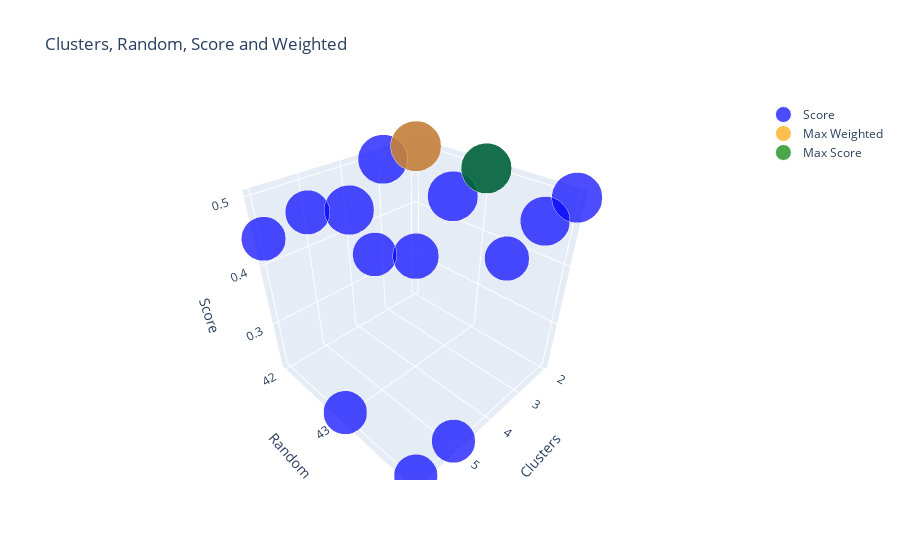

Source (notebook cell):
### Markdown cell above
### Visualization of validation result

### Code cell
# to draw live diagram to show the most accuracy data
max_acc_idx = eval_result['Weighted'].idxmax()
max_score_idx = eval_result['Score'].idxmax()

# 3D scatter plot
fig = go.Figure(data=[
        go.Scatter3d(
            x=eval_result['Clusters'],
            y=eval_result['Random'],
            z=eval_result['Score'],
            mode='markers',
            marker=dict(size=eval_result['Weighted']*50, color='blue'),
            hoverinfo='text',
            hovertext=[f"Weighted: {acc:.2f}%" for acc in eval_result['Weighted']*100],
            name="Score",),
        go.Scatter3d(
            x=[eval_result.loc[max_acc_idx, 'Clusters']],
            y=[eval_result.loc[max_acc_idx, 'Random']],
            z=[eval_result.loc[max_acc_idx, 'Score']],
            mode='markers',
            marker=dict(
                size=[eval_result.loc[max_acc_idx, 'Weighted']*50], 
                color='orange', 
                symbol='circle',
                line=dict(width=1)
            ),
            hoverinfo='text',
            hovertext=[f"Max Weighted: {eval_result.loc[max_acc_idx, 'Weighted']*100:.2f}%"],
            name="Max Weighted",),
        go.Scatter3d(
            x=[eval_result.loc[max_score_idx, 'Clusters']],
            y=[eval_result.loc[max_score_idx, 'Random']],
            z=[eval_result.loc[max_score_idx, 'Score']],
            mode='markers',
            marker=dict(
                size=[eval_result.loc[max_score_idx, 'Weighted']*50], 
                color='green', 
                symbol='circle',
                line=dict(width=1)
            ),
            hoverinfo='text',
            hovertext=[f"Max Weighted: {eval_result.loc[max_score_idx, 'Weighted']*100:.2f}%"],
            name="Max Score",),
    ])

# Set labels and title
fig.update_layout(
    title='Clusters, Random, Score and Weighted',
    scene=dict(
        xaxis_title='Clusters',
        xaxis=dict(tickformat="d", dtick=1),
        yaxis_title='Random',
        yaxis=dict(tickformat="d", dtick=1),
        zaxis_title='Score'
    )
)

# Show interactive plot
# fig.show()

### Figure 1 — Plotly figure (JSON) as saved in the notebook; plotly's stock layout.template omitted (floating-point values rounded to 4 significant figures)
{"data": [{"hoverinfo": "text", "hovertext": ["Weighted: 70.01%", "Weighted: 70.01%", "Weighted: 70.01%", "Weighted: 68.50%", "Weighted: 69.74%", "Weighted: 68.70%", "Weighted: 68.96%", "Weighted: 63.77%", "Weighted: 61.94%", "Weighted: 61.70%", "Weighted: 61.13%", "Weighted: 60.40%", "Weighted: 61.42%", "Weighted: 60.47%", "Weighted: 60.44%"], "marker": {"color": "blue", "size": [35.01, 35.0, 35.0, 34.25, 34.87, 34.35, 34.48, 31.89, 30.97, 30.85, 30.56, 30.2, 30.71, 30.24, 30.22]}, "mode": "markers", "name": "Score", "type": "scatter3d", "x": [2, 2, 2, 3, 3, 3, 4, 4, 4, 5, 5, 5, 6, 6, 6], "y": [42, 43, 44, 42, 43, 44, 42, 43, 44, 42, 43, 44, 42, 43, 44], "z": [0.4993, 0.4998, 0.4995, 0.4956, 0.4799, 0.4925, 0.4369, 0.4167, 0.4726, 0.4565, 0.4485, 0.2256, 0.4427, 0.2229, 0.2242]}, {"hoverinfo": "text", "hovertext": ["Max Weighted: 70.01%"], "marker": {"color": "orange", "line": {"width": 1}, "size": [35.01], "symbol": "circle"}, "mode": "markers", "name": "Max Weighted", "type": "scatter3d", "x": [2], "y": [42], "z": [0.4993]}, {"hoverinfo": "text", "hovertext": ["Max Weighted: 70.01%"], "marker": {"color": "green", "line": {"width": 1}, "size": [35.0], "symbol": "circle"}, "mode": "markers", "name": "Max Score", "type": "scatter3d", "x": [2], "y": [43], "z": [0.4998]}], "layout": {"scene": {"xaxis": {"dtick": 1, "tickformat": "d", "title": {"text": "Clusters"}}, "yaxis": {"dtick": 1, "tickformat": "d", "title": {"text": "Random"}}, "zaxis": {"title": {"text": "Score"}}}, "title": {"text": "Clusters, Random, Score and Weighted"}}}
